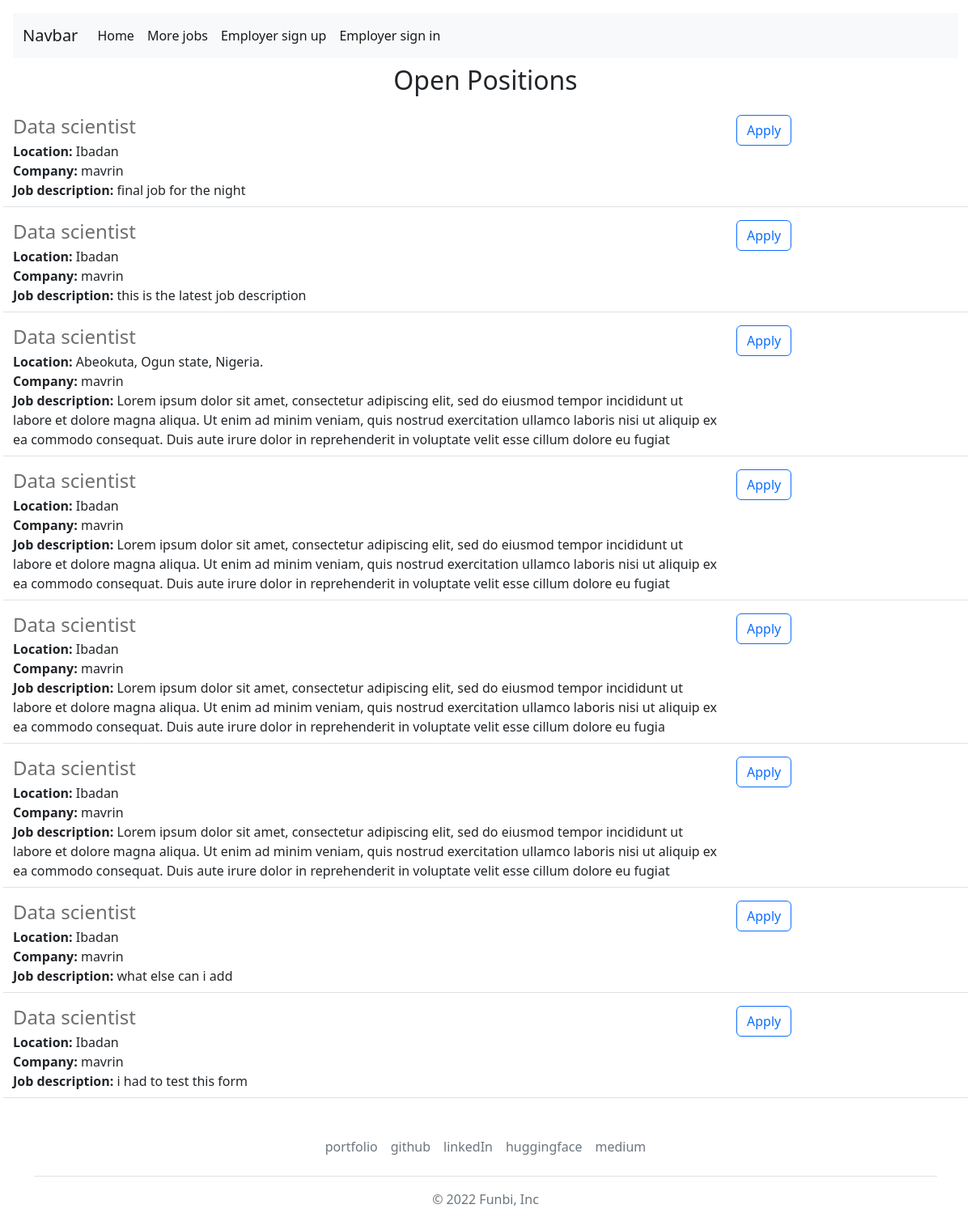
The app's page /more, older data.
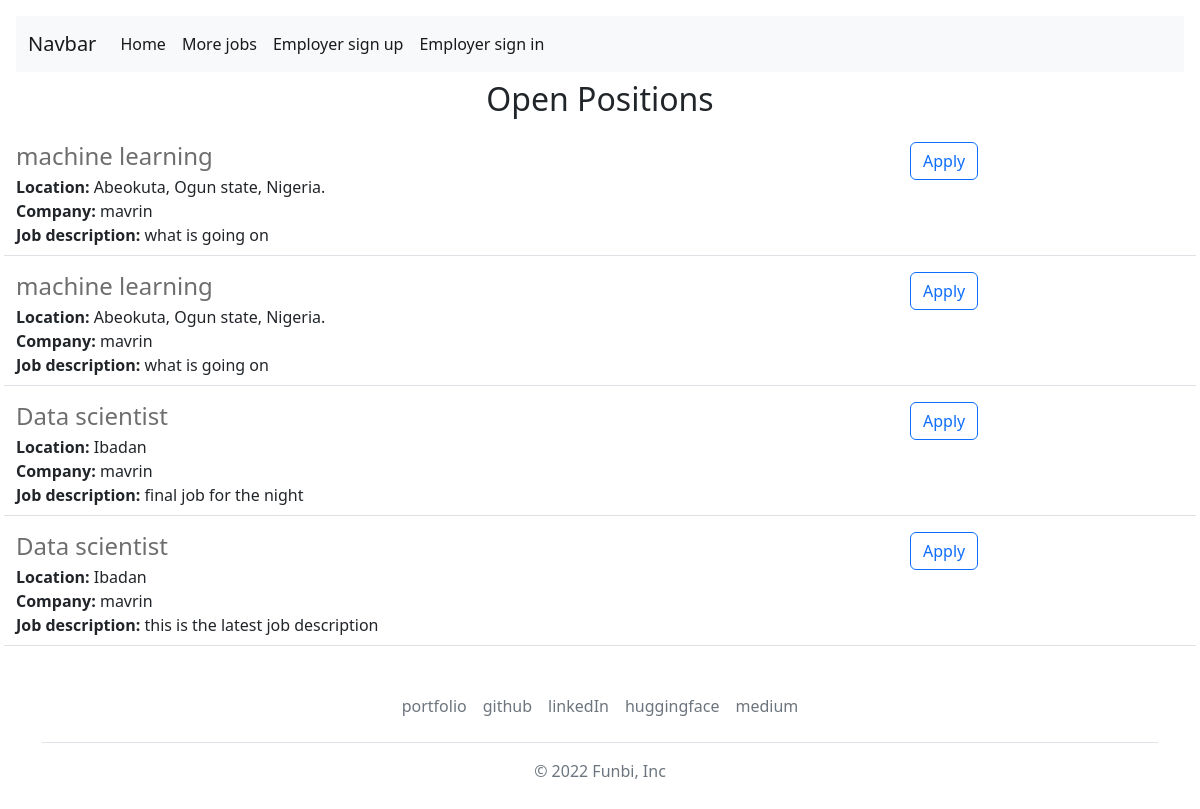
The same page, newer data.
### website/models.py (models this page shows)
class Jobs(db.Model):
  id = db.Column(db.Integer, primary_key=True)
  company = db.Column(db.String(50))
  email = db.Column(db.String(50))
  job = db.Column(db.String(150))
  location = db.Column(db.String(150))
  details = db.Column(db.String(1000))
  date = db.Column(db.DateTime(timezone=True), default = func.now())
  employer_id = db.Column(db.Integer, db.ForeignKey('user.id'))

### website/views.py (the view)
@views.route('/more')
def moreJobs():
  job=Jobs.query.all()
  job1=[]
  for j in job:
    job1.append(j)
  job1=job1[::-1]
  return render_template("More-jobs.html", user=current_user, job=job, job1=job1)

### website/templates/More-jobs.html (shortened to what this page needs)
{% extends "base.html" %}
{% block body %}
      <h2 class="text-center mt-2 mb-4">Open Positions</h2>
      <div>
        {% for jo in job1 %}
          {% include "jobitem.html" %}
        {% endfor %}
      </div>
{% endblock %}

### website/templates/jobitem.html
 <div class="border-bottom row" style="margin-bottom:16px; padding-bottom:8px;">
    <div class="col-9">
      <h4 style="color:rgb(110,110,110); margin-bottom:4px;">
        {{ jo.job }}
      </h4>
      <div>
        <b>Location: </b>{{ jo.location }}
      </div>
      <div>
        <b>Company: </b>{{ jo.company }}
      </div>
      <div>
        <b>Job description:</b> {{ jo.details }}
      </div>
    </div>
   <div class="col-2 padding-right:16px">
   <a href="mailto:{{ jo.email }}?subject=Application%20for%20{{job['title']}}&body=My%20Name%3A%20%3Cyour%20name%20here%3E%0D%0A%0D%0AMy%20Resume%20link%3A%20%3Cresume%20link%3E%0D%0A%0D%0AMy%20LinkedIn%20link%3A%20%3CLinkedIn%20link%3E" type="button" class="btn btn-outline-primary float-right align-middle">Apply</a>
   </div>
  </div>

Row changes from the older to the newer data that the page shows:
removed Jobs: job "Data scientist", location "Abeokuta, Ogun state, Nigeria.", company "mavrin", details "Lorem ipsum dolor sit amet, consectetur adipiscing elit, sed do eiusmod tempor incididunt ut labore et dolore magna aliqua. Ut enim ad minim veniam, quis nostrud exercitation ullamco laboris nisi ut aliquip ex ea commodo consequat. Duis aute irure dolor in reprehenderit in voluptate velit esse cillum dolore eu fugiat"
removed Jobs: job "Data scientist", location "Ibadan", company "mavrin", details "Lorem ipsum dolor sit amet, consectetur adipiscing elit, sed do eiusmod tempor incididunt ut labore et dolore magna aliqua. Ut enim ad minim veniam, quis nostrud exercitation ullamco laboris nisi ut aliquip ex ea commodo consequat. Duis aute irure dolor in reprehenderit in voluptate velit esse cillum dolore eu fugiat"
removed Jobs: job "Data scientist", location "Ibadan", company "mavrin", details "Lorem ipsum dolor sit amet, consectetur adipiscing elit, sed do eiusmod tempor incididunt ut labore et dolore magna aliqua. Ut enim ad minim veniam, quis nostrud exercitation ullamco laboris nisi ut aliquip ex ea commodo consequat. Duis aute irure dolor in reprehenderit in voluptate velit esse cillum dolore eu fugia"
removed Jobs: job "Data scientist", location "Ibadan", company "mavrin", details "Lorem ipsum dolor sit amet, consectetur adipiscing elit, sed do eiusmod tempor incididunt ut labore et dolore magna aliqua. Ut enim ad minim veniam, quis nostrud exercitation ullamco laboris nisi ut aliquip ex ea commodo consequat. Duis aute irure dolor in reprehenderit in voluptate velit esse cillum dolore eu fugiat"
removed Jobs: job "Data scientist", location "Ibadan", company "mavrin", details "what else can i add"
removed Jobs: job "Data scientist", location "Ibadan", company "mavrin", details "i had to test this form"
added Jobs: job "machine learning", location "Abeokuta, Ogun state, Nigeria.", company "mavrin", details "what is going on"
added Jobs: job "machine learning", location "Abeokuta, Ogun state, Nigeria.", company "mavrin", details "what is going on"
